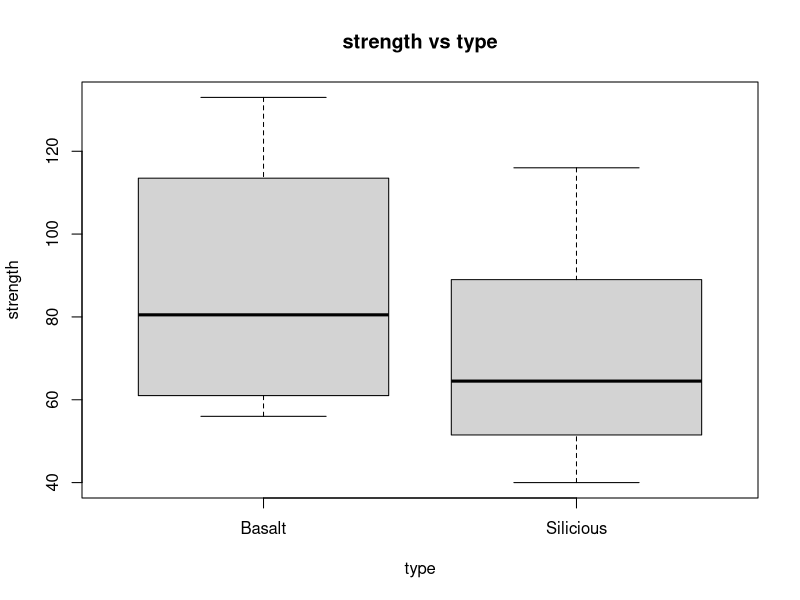
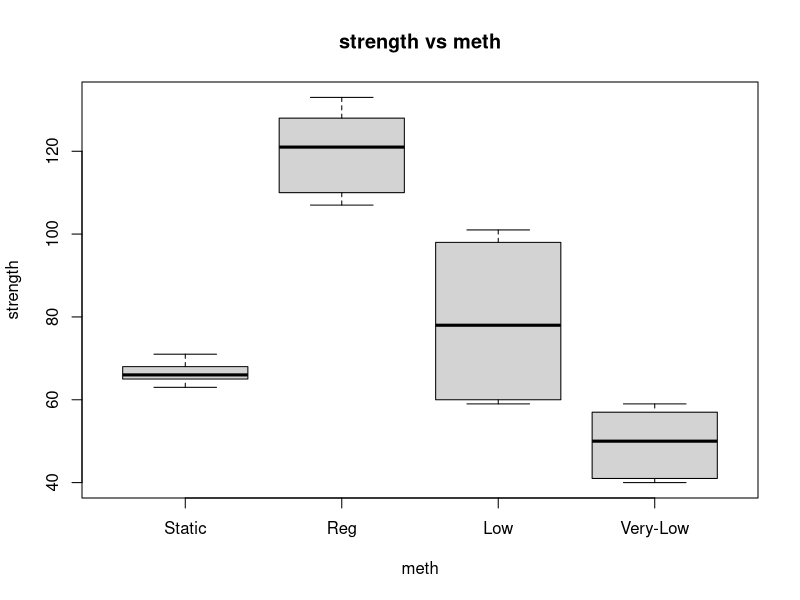
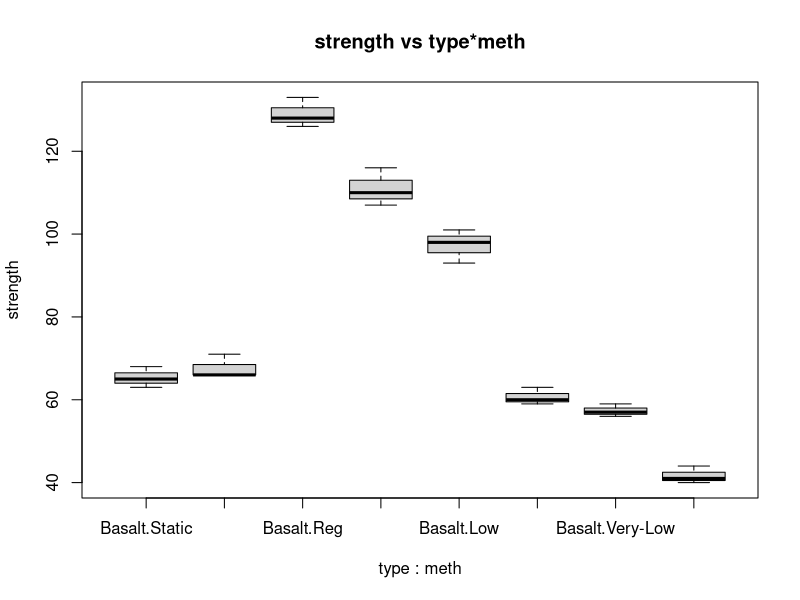
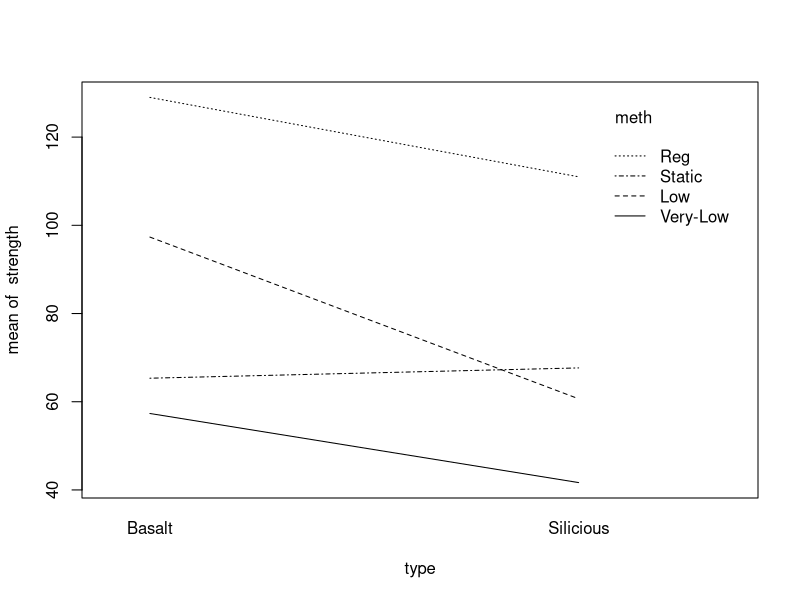
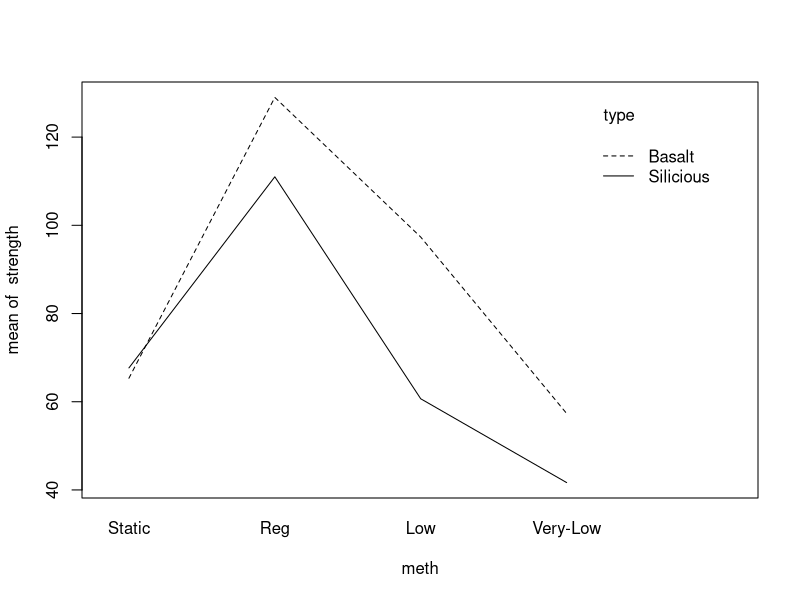
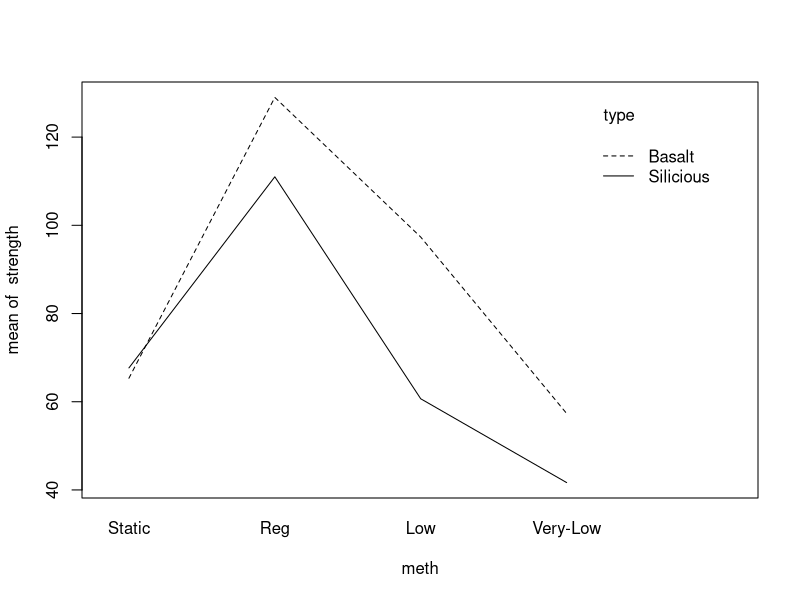
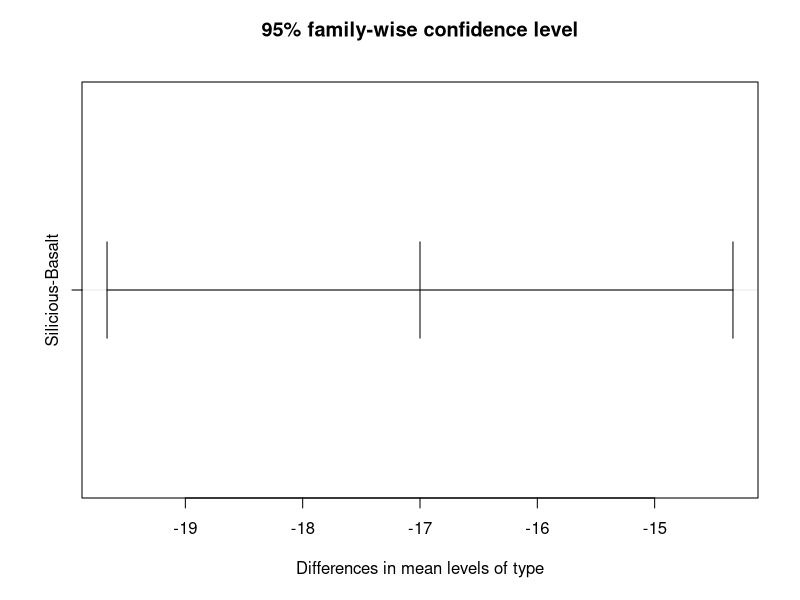
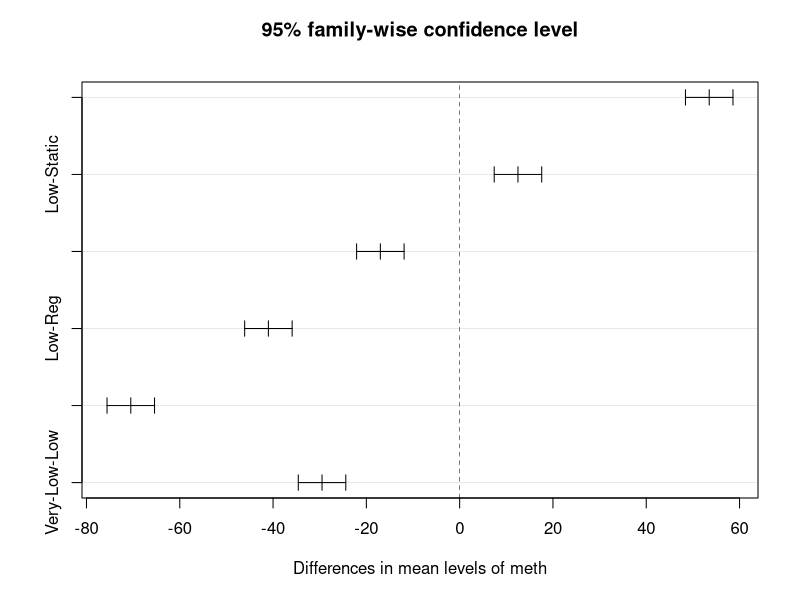

Here is the R script that generated these plots, in order: (Note: this script raises an error after producing the figures.)
type <- rep(c(1,2), each=12)
meth <- rep(c(1,2,3,4), each=3, times=2)
strength <- c(68,63,65,126,128,133,93,101,98,56,59,57,71,66,66,107,110,116,63,60,59,40,41,44)
length(strength)

concrete <- data.frame(type, meth, strength)
attach(concrete)

type <-factor(type, levels =1:2, labels=c("Basalt", "Silicious"))
meth <-factor(meth, levels =1:4, labels=c("Static","Reg", "Low","Very-Low"))

tapply(strength, list(type,meth), mean)
boxplot(strength~type, main="strength vs type")
boxplot(strength~meth, main="strength vs meth")
boxplot(strength~type*meth, main="strength vs type*meth")

interaction.plot(type, meth, strength)
interaction.plot(meth, type, strength)
interaction.plot(meth, type, strength)

# if the lines intersect then interaction effect is signficant

#linear model with interaction

concrete.mod <- aov(strength~type*meth)
summary.aov(concrete.mod)

summary.lm(concrete.mod)

#model without interaction to check if the interaction term should be used
concrete.nointeraction.mod <- aov(strength~type+meth)

#compare both the interactions
anova(concrete.mod, concrete.nointeraction.mod)
#if p values small then there is an interaction


model.tables(concrete.mod, type = "means")
model.tables(concrete.mod, type = "effects")

tukey <- TukeyHSD(concrete.mod)
plot(tukey)

LSD.test(concrete.mod)
